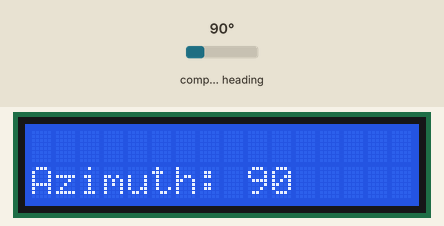
Simulated run of this sketch. Board: Arduino Uno, built with avr-gcc and run on an emulated ATmega328P. Parts: 16×2 character LCD. The test bench sets the inputs (shaded band); at power-on: compass heading 90°.

Above: at 1.2 s.
1.3 s: compass heading set to 7°
At 1.9 s:
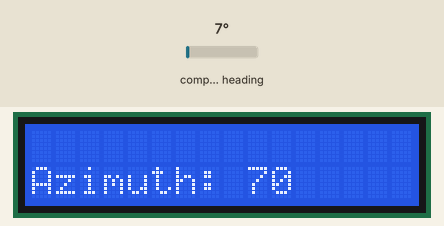
2.8 s: compass heading set to 180°
At 4.0 s:
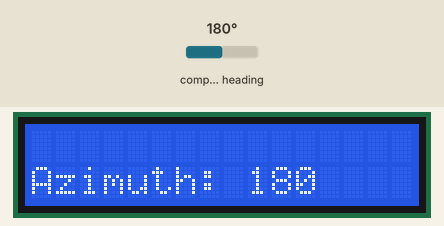
4.3 s: compass heading set to 90°
At 4.8 s:
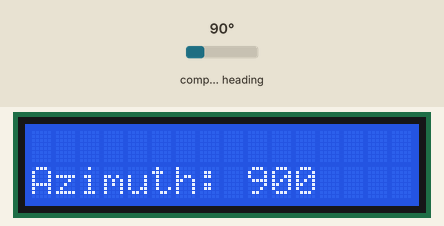
Timing chart, 0 to 7.3 s (numbered marks = the images above; inputs shaded):
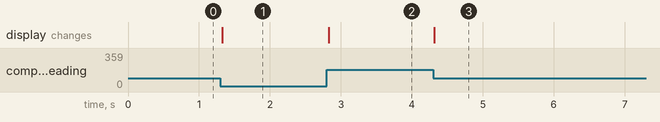

Measured:
- after the input at 1.3 s, the display: changes at once (image 1)
- after the input at 2.8 s, the display: changes at once (image 2)
- after the input at 4.3 s, the display: changes at once (image 3)

The sketch:

QMC5883L_on_lcd.ino
```cpp
// (licence header left out)
#include <Wire.h> //I2C Arduino Library
#include <LiquidCrystal_I2C.h>
#include <QMC5883LCompass.h>

//LiquidCrystal_I2C  lcd (0x3f, 20,4);
LiquidCrystal_I2C  lcd (0x27, 16,2);
QMC5883LCompass compass;
void setup(){
  Wire.begin();
  lcd.begin();               // start the library
  lcd.backlight();
  lcd.setCursor(0,0);
  compass.init();
  lcd.print("Calibration");
  lcd.setCursor(0,0);
  lcd.clear();
  compass.setCalibrationOffsets(compass.getCalibrationOffset(0), compass.getCalibrationOffset(1), compass.getCalibrationOffset(2));
  compass.setCalibrationScales(compass.getCalibrationScale(0), compass.getCalibrationScale(1), compass.getCalibrationScale(2));
  lcd.setCursor(0,1);
  lcd.print("Azimuth: ");
}
void loop()
{
    compass.read();
    int azimuth = compass.getAzimuth();
    //lcd.clear();
//    lcd.setCursor(9,1);
//    lcd.print("       ");
//    delay(25);
    lcd.setCursor(9,1);
    lcd.print(azimuth);
    delay(25);
}
```
